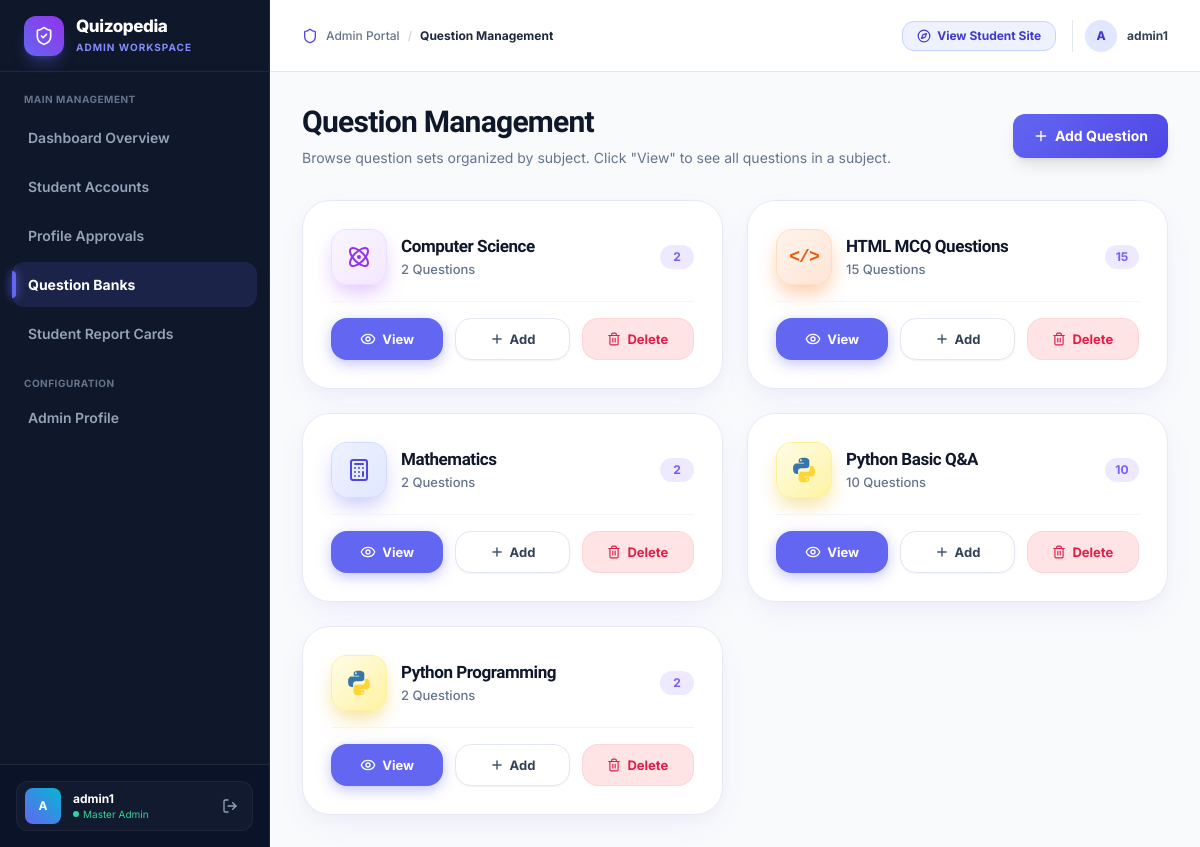
Screenshot of /questions/ (signed in) with the database file from the repository.
### user/models.py (models this page shows, shortened)
class Subject(models.Model):
    name = models.CharField(max_length=150)
    description = models.TextField(blank=True)

### adminpanel/views.py (the view)
# urls.py: path('questions/', views.question_list, name='question_list'),
@admin_required
def question_list(request):
    subjects = Subject.objects.filter(questions__isnull=False).distinct().order_by('name')
    subject_data = []
    for subject in subjects:
        qs = subject.questions.all()
        subject_data.append({
            'subject': subject,
            'count': qs.count(),
        })
    return render(request, 'adminpanel/question_list.html', {
        'subject_data': subject_data
    })

### adminpanel/context_processors.py (called while the page is built)
def pending_approvals_count(request):
    if request.user.is_authenticated and (request.user.is_staff or request.user.is_superuser):
        count = ProfileUpdateRequest.objects.filter(status='pending').count()
        return {'pending_approvals_count': count}
    return {'pending_approvals_count': 0}

### adminpanel/templates/adminpanel/question_list.html (shortened to what this page needs)
{% extends 'adminpanel/base.html' %}
{% block active_questions %}active{% endblock %}
{% block breadcrumb %}Question Management{% endblock %}
{% block content %}
<div class="mb-8 flex flex-col sm:flex-row sm:items-center sm:justify-between gap-4">
  <div>
    <h1 class="text-3xl font-extrabold tracking-tight mb-2 text-[var(--text-main)]">Question Management</h1>
    <p class="text-[var(--text-muted)] text-sm">Browse question sets organized by subject. Click "View" to see all questions in a subject.</p>
  </div>
  <div>
    <a href="{% url 'question_add' %}" class="cta-btn px-5 py-3 rounded-xl font-bold text-sm text-white flex items-center gap-1.5 shadow-lg">
      <i data-lucide="plus" class="w-4 h-4"></i> Add Question
    </a>
  </div>
</div>
{% if subject_data %}
<div class="grid grid-cols-1 md:grid-cols-2 lg:grid-cols-2 xl:grid-cols-3 gap-6">
  {% for item in subject_data %}
  <div class="rounded-[28px] p-6 sm:p-7 flex flex-col gap-4 bg-white border border-[#eae8f7] shadow-[0_12px_32px_-6px_rgba(124,92,245,0.08),0_4px_12px_rgba(0,0,0,0.02)] hover:shadow-[0_16px_40px_-6px_rgba(124,92,245,0.14)] hover:border-[#7c5cf5]/40 transition-all duration-300 group">
    <div class="flex items-center justify-between gap-3">
      <div class="flex items-center gap-3.5 min-w-0">
        {% if 'html' in item.subject.name|lower or 'web' in item.subject.name|lower %}
        <div class="w-14 h-14 rounded-2xl bg-gradient-to-br from-[#fff3eb] to-[#ffe5d6] border border-orange-200/60 shadow-[0_10px_20px_-3px_rgba(249,115,22,0.4)] flex items-center justify-center shrink-0">
          <span class="font-extrabold text-[#ea580c] text-lg font-mono tracking-tighter">&lt;/&gt;</span>
        </div>
        {% elif 'python' in item.subject.name|lower %}
        <div class="w-14 h-14 rounded-2xl bg-gradient-to-br from-[#fefce8] to-[#fef3a0] border border-yellow-200/70 shadow-[0_10px_20px_-3px_rgba(234,179,8,0.4)] flex items-center justify-center shrink-0">
        </div>
        {% elif 'django' in item.subject.name|lower %}
        <div class="w-14 h-14 rounded-2xl bg-gradient-to-br from-[#f0fdf4] to-[#dcfce7] border border-emerald-200/60 shadow-[0_10px_20px_-3px_rgba(16,185,129,0.35)] flex items-center justify-center shrink-0">
          <i data-lucide="layers" class="w-6 h-6 text-[#16a34a]"></i>
        </div>
        {% elif 'math' in item.subject.name|lower %}
        <div class="w-14 h-14 rounded-2xl bg-gradient-to-br from-[#eef2ff] to-[#e0e7ff] border border-indigo-200/60 shadow-[0_10px_20px_-3px_rgba(99,102,241,0.35)] flex items-center justify-center shrink-0">
          <i data-lucide="calculator" class="w-6 h-6 text-[#4f46e5]"></i>
        </div>
        {% elif 'science' in item.subject.name|lower or 'physics' in item.subject.name|lower %}
        <div class="w-14 h-14 rounded-2xl bg-gradient-to-br from-[#faf5ff] to-[#f3e8ff] border border-purple-200/60 shadow-[0_10px_20px_-3px_rgba(168,85,247,0.35)] flex items-center justify-center shrink-0">
          <i data-lucide="atom" class="w-6 h-6 text-[#9333ea]"></i>
        </div>
        {% else %}
        <div class="w-14 h-14 rounded-2xl bg-gradient-to-br from-[#f0f9ff] to-[#e0f2fe] border border-blue-200/60 shadow-[0_10px_20px_-3px_rgba(59,130,246,0.35)] flex items-center justify-center shrink-0">
          <i data-lucide="book-open" class="w-6 h-6 text-[#2563eb]"></i>
        </div>
        {% endif %}
        <div class="min-w-0 flex-1">
          <h2 class="text-[17px] font-extrabold text-[#0f172a] tracking-tight leading-snug truncate" title="{{ item.subject.name }}">
            {{ item.subject.name }}
          </h2>
          <p class="text-[13px] text-[#64748b] font-medium mt-0.5">
            {{ item.count }} Question{{ item.count|pluralize }}
          </p>
        </div>
      </div>
      <span class="inline-flex items-center justify-center min-w-[34px] px-2.5 py-1 rounded-full text-xs font-bold bg-[#ede9fe] text-[#7c5cf5] shrink-0">
        {{ item.count }}
      </span>
    </div>
    <div class="pt-4 border-t border-[#f1f5f9] flex items-center gap-2.5 sm:gap-3">
      <a href="{% url 'subject_questions' item.subject.id %}"
        class="flex-1 h-[42px] rounded-[16px] font-bold text-xs sm:text-[13px] bg-[#6366f1] hover:bg-[#5457e5] text-white flex items-center justify-center gap-1.5 shadow-[0_4px_14px_rgba(99,102,241,0.38)] transition-all duration-200 active:scale-95">
        <i data-lucide="eye" class="w-4 h-4 text-white"></i> View
      </a>
      <a href="{% url 'question_add_mcq' %}?subject={{ item.subject.name|urlencode }}"
        class="flex-1 h-[42px] rounded-[16px] font-bold text-xs sm:text-[13px] bg-white hover:bg-slate-50 text-[#334155] border border-[#e2e8f0] flex items-center justify-center gap-1.5 shadow-sm transition-all duration-200 active:scale-95">
        <i data-lucide="plus" class="w-3.5 h-3.5 stroke-[2.5] text-[#475569]"></i> Add
      </a>
      <form method="POST" action="{% url 'subject_delete' item.subject.id %}" onsubmit="return confirm('Are you sure you want to delete the entire quiz \'{{ item.subject.name|escapejs }}\' and all its {{ item.count }} questions? This cannot be undone.');" class="flex-1 m-0 p-0">
        <button type="submit"
          class="w-full h-[42px] rounded-[16px] font-bold text-xs sm:text-[13px] bg-[#ffe4e6] hover:bg-[#fecdd3] text-[#e11d48] border border-[#fecdd3]/70 flex items-center justify-center gap-1.5 transition-all duration-200 active:scale-95" title="Delete entire quiz">
          <i data-lucide="trash-2" class="w-3.5 h-3.5 text-[#e11d48]"></i> Delete
        </button>
      </form>
    </div>
  </div>
  {% endfor %}
</div>
{% endif %}
{% endblock %}

### adminpanel/templates/adminpanel/base.html (shortened to what this page needs)
{% load static %}
<!DOCTYPE html>
<html lang="en">
<head>
  <script src="https://cdn.tailwindcss.com"></script>
</head>
<body class="relative min-h-screen w-full flex">
  <aside id="adminSidebar"
    class="fixed lg:sticky top-0 left-0 w-[270px] bg-[#0f172a] text-slate-300 border-r border-[#1e293b] flex-shrink-0 h-screen flex flex-col z-50 transition-transform duration-300">
    <div class="h-[72px] flex items-center gap-3 px-6 border-b border-[#1e293b]">
      <div class="w-10 h-10 rounded-xl bg-gradient-to-tr from-indigo-500 to-purple-600 flex items-center justify-center text-white flex-shrink-0 shadow-lg shadow-indigo-500/30">
        <i data-lucide="shield-check" class="w-5 h-5"></i>
      </div>
      <div class="flex flex-col">
        <span class="text-[17px] font-extrabold tracking-tight text-white leading-tight">Quizopedia</span>
        <span class="text-[10px] text-indigo-400 font-bold uppercase tracking-widest mt-0.5">Admin Workspace</span>
      </div>
    </div>
    <nav class="flex-1 px-3 py-5 space-y-1 overflow-y-auto flex flex-col">
      <span class="text-[10px] font-bold text-slate-500 uppercase tracking-wider px-3 mb-1">Main Management</span>
      <a href="{% url 'admin_dashboard' %}"
        class="sidebar-link {% block active_db %}{% endblock %}">
        <span>Dashboard Overview</span>
      </a>
      <a href="{% url 'admin_students' %}"
        class="sidebar-link {% block active_students %}{% endblock %}">
        <span>Student Accounts</span>
      </a>
      <a href="{% url 'admin_profile_approvals' %}"
        class="sidebar-link {% block active_approvals %}{% endblock %}">
        <span>Profile Approvals</span>
      </a>
      <a href="{% url 'question_list' %}"
        class="sidebar-link {% block active_questions %}{% endblock %}">
        <span>Question Banks</span>
      </a>
      <a href="{% url 'admin_report_cards' %}"
        class="sidebar-link {% block active_report_cards %}{% endblock %}">
        <span>Student Report Cards</span>
      </a>
      <span class="text-[10px] font-bold text-slate-500 uppercase tracking-wider px-3 pt-4 mb-1">Configuration</span>
      <a href="{% url 'admin_profile' %}"
        class="sidebar-link {% block active_profile %}{% endblock %}">
        <span>Admin Profile</span>
      </a>
    </nav>
    <div class="p-4 border-t border-[#1e293b] bg-[#0b1329]">
      <div class="flex items-center gap-3 px-2 py-1.5 rounded-xl bg-white/[0.03] border border-white/5">
        <div class="w-9 h-9 rounded-lg bg-gradient-to-tr from-indigo-500 to-cyan-500 flex items-center justify-center text-white text-xs font-bold flex-shrink-0">
          {{ request.user.username|slice:":1"|upper }}
        </div>
        <div class="flex-1 min-w-0">
          <span class="text-xs font-bold text-white block truncate">{{ request.user.username }}</span>
          <span class="text-[10px] text-emerald-400 flex items-center gap-1">
            <span class="w-1.5 h-1.5 rounded-full bg-emerald-400"></span> Master Admin
          </span>
        </div>
        <a href="{% url 'logout' %}" class="text-slate-400 hover:text-red-400 p-1.5 transition" title="Sign Out">
          <i data-lucide="log-out" class="w-4 h-4"></i>
        </a>
      </div>
    </div>
  </aside>
  <div class="flex-1 flex flex-col min-w-0 bg-[#f8fafc]">
    <header class="h-[72px] bg-white/90 backdrop-blur-md border-b border-slate-200 flex items-center justify-between px-6 lg:px-8 sticky top-0 z-30">
      <div class="flex items-center gap-3">
        <div class="flex items-center gap-2 text-xs font-medium text-slate-500">
          <i data-lucide="shield" class="w-4 h-4 text-indigo-600"></i>
          <span>Admin Portal</span>
          <span class="text-slate-300">/</span>
          <span class="text-slate-800 font-bold">{% block breadcrumb %}Dashboard Overview{% endblock %}</span>
        </div>
      </div>
      <div class="flex items-center gap-4">
        <a href="{% url 'dashboard' %}" class="hidden sm:inline-flex items-center gap-1.5 px-3.5 py-1.5 rounded-xl border border-indigo-200 bg-indigo-50 hover:bg-indigo-100 text-xs font-bold text-indigo-700 transition">
          <i data-lucide="compass" class="w-3.5 h-3.5"></i>
          <span>View Student Site</span>
        </a>
        <div class="flex items-center gap-2.5 pl-3 border-l border-slate-200">
          <div class="w-8 h-8 rounded-full bg-indigo-100 text-indigo-700 flex items-center justify-center text-xs font-extrabold">
            {{ request.user.username|slice:":1"|upper }}
          </div>
          <span class="hidden md:inline text-xs font-bold text-slate-700">{{ request.user.username }}</span>
        </div>
      </div>
    </header>
    <main class="flex-1 p-6 md:p-8 max-w-7xl w-full mx-auto">
      {% block content %}{% endblock %}
    </main>
  </div>
</body>
</html>

### adminpanel/templates/adminpanel/base.html (style rules this page uses)
:root { --primary: #6366f1; --primary-hover: #4f46e5; --primary-dark: #3730a3; --primary-glow: rgba(99, 102, 241, 0.25); --sidebar-bg: #0f172a; --sidebar-border: #1e293b; --sidebar-text: #94a3b8; --sidebar-text-hover: #ffffff; --sidebar-active-bg: rgba(99, 102, 241, 0.15); --sidebar-active-border: #6366f1; --bg-base: #f8fafc; --card-bg: #ffffff; --card-border: #e2e8f0; --text-main: #0f172a; --text-muted: #64748b; --border-soft: #e2e8f0; --accent-primary: #6366f1; --accent-primary-dark: #4f46e5; --accent-secondary: #06b6d4; --input-bg: #ffffff; --input-border: #e2e8f0; --input-text: #0f172a; --input-placeholder: #94a3b8; --table-header-bg: #f8fafc; --sidebar-width: 270px; --header-height: 72px; }
*, *::before, *::after { box-sizing: border-box; font-family: 'Inter', -apple-system, BlinkMacSystemFont, sans-serif; }
h1, h2, h3, h4, .brand-font { font-family: 'Plus Jakarta Sans', sans-serif; font-weight: 700; letter-spacing: -0.025em; }
body { background: var(--bg-base); color: var(--text-main); min-height: 100vh; overflow-x: hidden; }
.sidebar-link { display: flex; align-items: center; gap: 0.85rem; padding: 0.75rem 1rem; border-radius: 12px; font-size: 0.875rem; font-weight: 600; color: var(--sidebar-text); transition: all 0.2s ease; position: relative; }
.sidebar-link.active { background: var(--sidebar-active-bg); color: #ffffff; font-weight: 700; }
.sidebar-link.active::before { content: ''; position: absolute; left: 0; top: 20%; bottom: 20%; width: 4px; background: var(--primary); border-radius: 0 4px 4px 0; box-shadow: 0 0 10px var(--primary); }
.cta-btn { background: linear-gradient(135deg, #6366f1 0%, #4f46e5 100%); color: #ffffff; box-shadow: 0 4px 14px rgba(99, 102, 241, 0.35); transition: all 0.2s ease; }

### rows the page displays
Subject: subject.name "Computer Science", count "2"
Subject: subject.name "HTML MCQ Questions", count "15"
Subject: subject.name "Mathematics", count "2"
Subject: subject.name "Python Basic Q&A", count "10"
Subject: subject.name "Python Programming", count "2"

### other values shown
{{ request.user.username|slice:":1"|upper }} "A"
{{ request.user.username }} "admin1"
